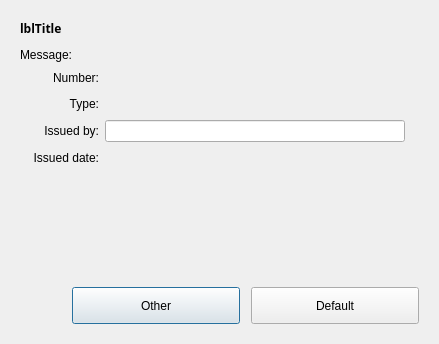
<?xml version="1.0" encoding="UTF-8"?>
<ui version="4.0">
 <class>Dialog</class>
 <widget class="QDialog" name="Dialog">
  <property name="geometry">
   <rect>
    <x>0</x>
    <y>0</y>
    <width>439</width>
    <height>344</height>
   </rect>
  </property>
  <property name="windowTitle">
   <string>Dialog</string>
  </property>
  <property name="autoFillBackground">
   <bool>false</bool>
  </property>
  <layout class="QVBoxLayout" name="verticalLayout_2">
   <item>
    <widget class="QFrame" name="frContainer">
     <property name="frameShape">
      <enum>QFrame::NoFrame</enum>
     </property>
     <property name="frameShadow">
      <enum>QFrame::Raised</enum>
     </property>
     <layout class="QVBoxLayout" name="verticalLayout">
      <item>
       <layout class="QHBoxLayout" name="DialogTitle">
        <property name="bottomMargin">
         <number>5</number>
        </property>
        <item>
         <widget class="QLabel" name="lblTitle">
          <property name="sizePolicy">
           <sizepolicy hsizetype="Preferred" vsizetype="Preferred">
            <horstretch>0</horstretch>
            <verstretch>0</verstretch>
           </sizepolicy>
          </property>
          <property name="maximumSize">
           <size>
            <width>16777215</width>
            <height>45</height>
           </size>
          </property>
          <property name="font">
           <font>
            <family>Century Gothic</family>
            <weight>75</weight>
            <bold>true</bold>
           </font>
          </property>
          <property name="text">
           <string>lblTitle</string>
          </property>
         </widget>
        </item>
       </layout>
      </item>
      <item>
       <widget class="QLabel" name="lblMessage">
        <property name="text">
         <string>Message:</string>
        </property>
       </widget>
      </item>
      <item>
       <layout class="QHBoxLayout" name="horizontalLayout">
        <item>
         <spacer name="horizontalSpacer_2">
          <property name="orientation">
           <enum>Qt::Horizontal</enum>
          </property>
          <property name="sizeHint" stdset="0">
           <size>
            <width>17</width>
            <height>20</height>
           </size>
          </property>
         </spacer>
        </item>
        <item>
         <layout class="QGridLayout" name="gridLayout">
          <item row="0" column="0">
           <widget class="QLabel" name="lblNumberTitle">
            <property name="text">
             <string>Number:</string>
            </property>
            <property name="alignment">
             <set>Qt::AlignRight|Qt::AlignTrailing|Qt::AlignVCenter</set>
            </property>
           </widget>
          </item>
          <item row="0" column="1">
           <widget class="QFrame" name="txtNumberValue">
            <property name="sizePolicy">
             <sizepolicy hsizetype="Expanding" vsizetype="Fixed">
              <horstretch>0</horstretch>
              <verstretch>0</verstretch>
             </sizepolicy>
            </property>
            <property name="minimumSize">
             <size>
              <width>300</width>
              <height>20</height>
             </size>
            </property>
            <property name="maximumSize">
             <size>
              <width>300</width>
              <height>16777215</height>
             </size>
            </property>
            <property name="frameShape">
             <enum>QFrame::NoFrame</enum>
            </property>
            <property name="frameShadow">
             <enum>QFrame::Raised</enum>
            </property>
           </widget>
          </item>
          <item row="1" column="0">
           <widget class="QLabel" name="lblTypeTitle">
            <property name="text">
             <string>Type:</string>
            </property>
            <property name="alignment">
             <set>Qt::AlignRight|Qt::AlignTrailing|Qt::AlignVCenter</set>
            </property>
           </widget>
          </item>
          <item row="1" column="1">
           <widget class="QFrame" name="cboTypeValue">
            <property name="sizePolicy">
             <sizepolicy hsizetype="Expanding" vsizetype="Fixed">
              <horstretch>0</horstretch>
              <verstretch>0</verstretch>
             </sizepolicy>
            </property>
            <property name="minimumSize">
             <size>
              <width>0</width>
              <height>20</height>
             </size>
            </property>
            <property name="frameShape">
             <enum>QFrame::NoFrame</enum>
            </property>
            <property name="frameShadow">
             <enum>QFrame::Raised</enum>
            </property>
           </widget>
          </item>
          <item row="2" column="0">
           <widget class="QLabel" name="lblIssuedByTitle">
            <property name="text">
             <string>Issued by:</string>
            </property>
            <property name="alignment">
             <set>Qt::AlignRight|Qt::AlignTrailing|Qt::AlignVCenter</set>
            </property>
           </widget>
          </item>
          <item row="2" column="1">
           <widget class="QLineEdit" name="txtIssuedByValue"/>
          </item>
          <item row="3" column="0">
           <widget class="QLabel" name="lblIssuedDate">
            <property name="text">
             <string>Issued date:</string>
            </property>
            <property name="alignment">
             <set>Qt::AlignRight|Qt::AlignTrailing|Qt::AlignVCenter</set>
            </property>
           </widget>
          </item>
          <item row="3" column="1">
           <widget class="QFrame" name="txtIssuedDate">
            <property name="sizePolicy">
             <sizepolicy hsizetype="Expanding" vsizetype="Fixed">
              <horstretch>0</horstretch>
              <verstretch>0</verstretch>
             </sizepolicy>
            </property>
            <property name="minimumSize">
             <size>
              <width>0</width>
              <height>20</height>
             </size>
            </property>
            <property name="frameShape">
             <enum>QFrame::NoFrame</enum>
            </property>
            <property name="frameShadow">
             <enum>QFrame::Raised</enum>
            </property>
           </widget>
          </item>
         </layout>
        </item>
        <item>
         <spacer name="horizontalSpacer">
          <property name="orientation">
           <enum>Qt::Horizontal</enum>
          </property>
          <property name="sizeHint" stdset="0">
           <size>
            <width>17</width>
            <height>20</height>
           </size>
          </property>
         </spacer>
        </item>
       </layout>
      </item>
      <item>
       <spacer name="ContentBottomSpacer">
        <property name="orientation">
         <enum>Qt::Vertical</enum>
        </property>
        <property name="sizeHint" stdset="0">
         <size>
          <width>20</width>
          <height>100</height>
         </size>
        </property>
       </spacer>
      </item>
      <item>
       <layout class="QHBoxLayout" name="DialogButtons">
        <property name="topMargin">
         <number>5</number>
        </property>
        <item>
         <spacer name="ButtonAlignSpacer">
          <property name="orientation">
           <enum>Qt::Horizontal</enum>
          </property>
          <property name="sizeHint" stdset="0">
           <size>
            <width>40</width>
            <height>20</height>
           </size>
          </property>
         </spacer>
        </item>
        <item>
         <widget class="QPushButton" name="btnCancel">
          <property name="enabled">
           <bool>true</bool>
          </property>
          <property name="minimumSize">
           <size>
            <width>168</width>
            <height>37</height>
           </size>
          </property>
          <property name="maximumSize">
           <size>
            <width>168</width>
            <height>37</height>
           </size>
          </property>
          <property name="text">
           <string>Other</string>
          </property>
          <property name="default">
           <bool>false</bool>
          </property>
         </widget>
        </item>
        <item>
         <spacer name="ButtonsSpacer">
          <property name="orientation">
           <enum>Qt::Horizontal</enum>
          </property>
          <property name="sizeType">
           <enum>QSizePolicy::Fixed</enum>
          </property>
          <property name="sizeHint" stdset="0">
           <size>
            <width>5</width>
            <height>20</height>
           </size>
          </property>
         </spacer>
        </item>
        <item>
         <widget class="QPushButton" name="btnOK">
          <property name="enabled">
           <bool>true</bool>
          </property>
          <property name="minimumSize">
           <size>
            <width>168</width>
            <height>37</height>
           </size>
          </property>
          <property name="maximumSize">
           <size>
            <width>168</width>
            <height>37</height>
           </size>
          </property>
          <property name="text">
           <string>Default</string>
          </property>
          <property name="default">
           <bool>false</bool>
          </property>
         </widget>
        </item>
       </layout>
      </item>
     </layout>
    </widget>
   </item>
  </layout>
 </widget>
 <resources/>
 <connections/>
</ui>
